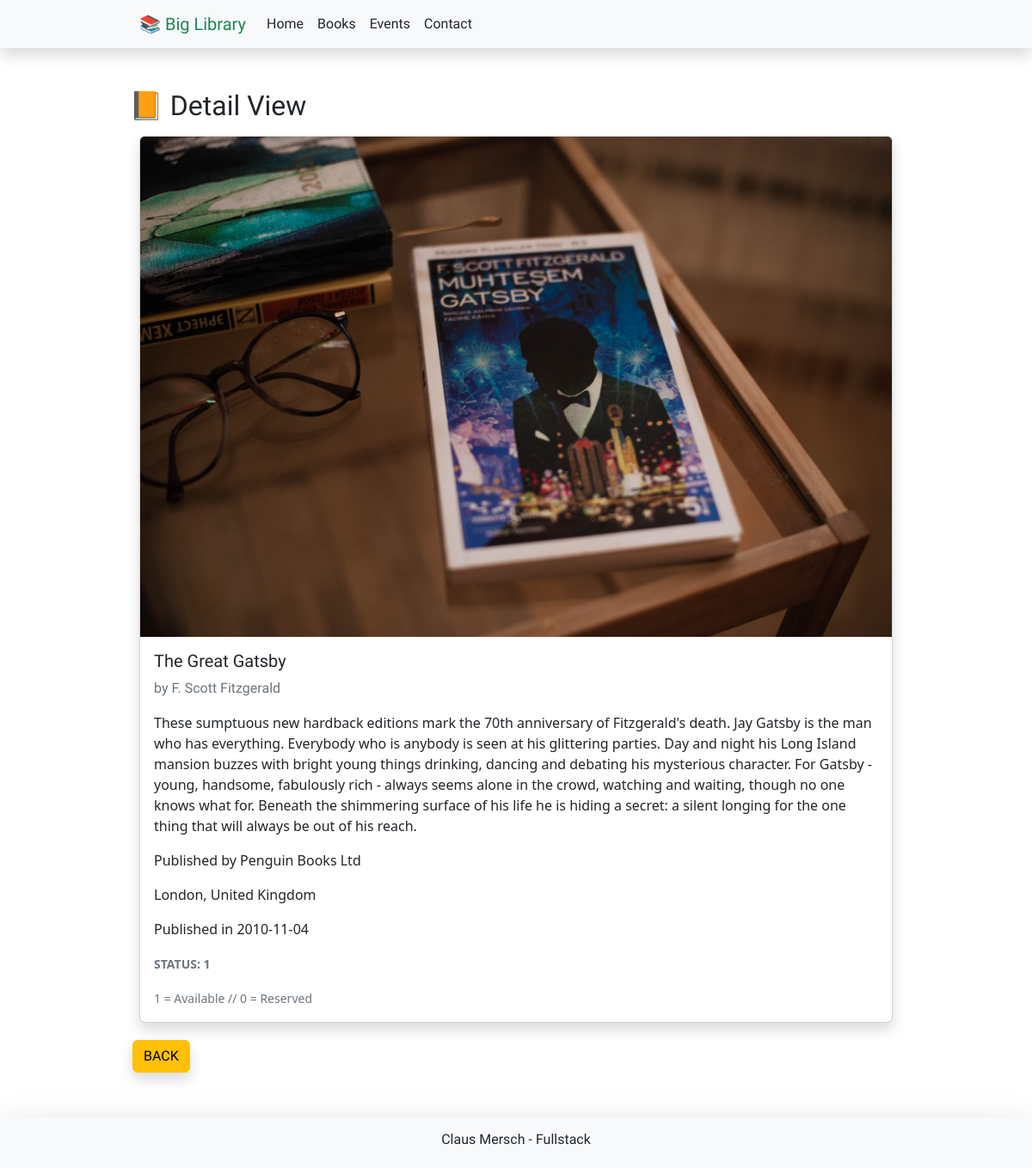
Page /details.php?id=1 on the committed database.
### tables this page shows
CREATE TABLE `data` (
  `id` int(11) NOT NULL,
  `title` varchar(50) NOT NULL,
  `ISBN` varchar(15) NOT NULL,
  `type` varchar(4) NOT NULL,
  `image` varchar(40) NOT NULL,
  `author_first_name` varchar(30) NOT NULL,
  `author_last_name` varchar(30) NOT NULL,
  `publisher_name` varchar(30) NOT NULL,
  `publisher_address` varchar(50) NOT NULL,
  `publish_date` date NOT NULL,
  `short_description` varchar(600) NOT NULL,
  `available` tinyint(1) NOT NULL DEFAULT 1
);

### details.php (the view, shortened to what this page needs)
<?php
require_once 'actions/db_connect.php';
$sql = "SELECT * from data WHERE id=" . $_GET["id"];
$result = mysqli_query($connect, $sql);
$tbody = '';
if (mysqli_num_rows($result)  > 0) {
    while ($row = mysqli_fetch_array($result, MYSQLI_ASSOC)) {
        $tbody .= "
      <div class='card mb-3 shadow'>
        <img src='pictures/{$row['image']}' class='card-img-top' alt='...'>
        <div class='card-body'>
            <h5 class='card-title edu'>{$row['title']}</h5>
            <p class='text-muted edu'>by {$row['author_first_name']}  {$row['author_last_name']} </p>
            <p class='card-text'>{$row['short_description']}</p>
            <p class='card-text'>Published by {$row['publisher_name']}</p>
            <p class='card-text'>{$row['publisher_address']}</p>
            <p class='card-text'>Published in {$row['publish_date']}</p>
            <p class='card-text'><small class='text-muted'><b>STATUS: {$row['available']}</b></small></p>
            <p class='card-text'><small class='text-muted'>1 = Available // 0 = Reserved</small></p>
        </div>
      </div>";
    };
} else {
    $tbody =  "<tr><td colspan='5'><center>No Data Available </center></td></tr>";
}
?>
<!DOCTYPE html>
<html lang="en">
<head>
    <?php require_once 'components/boot.php' ?>
    <link rel="stylesheet" href="style/style.css">
</head>
<nav class="navbar navbar-expand-lg bg-light mb-5 shadow">
    <div class="container-fluid w-75">
        <a class="navbar-brand text-success edu" href="index.php">📚 Big Library</a>
        <div class="collapse navbar-collapse" id="navbarNavAltMarkup">
            <div class="navbar-nav">
                <a class="nav-link edu text-dark active" aria-current="page" href="index.php">Home</a>
                <a class="nav-link edu text-dark" href="index.php#">Books</a>
                <a class="nav-link edu text-dark" href="#">Events</a>
                <a class="nav-link edu text-dark" href="#">Contact</a>
            </div>
        </div>
    </div>
</nav>
<body>
    <div class="manageProduct w-75 mt-3 mb-5">
        <p class='h2 edu mb-3'>📙 Detail View</p>
        <div class="container">
            <?= $tbody; ?>
        </div>
        <div class='mb-3'>
        <a href="index.php"><button class="btn btn-warning shadow m-1 edu" type="button">BACK</button></a>
        </div>
    </div>
</body>
<footer class="bg-light shadow-lg p-3 mt-5">
    <div class="container-fluid w-75 text-center">
        <h6 class="edu text-center text-dark">Claus Mersch - Fullstack</h6>
    </div>
</footer>
</html>

### components/boot.php (shortened to what this page needs)
<link href="https://cdn.jsdelivr.net/npm/bootstrap@5.2.0-beta1/dist/css/bootstrap.min.css" rel="stylesheet">

### style/style.css (style rules this page uses)
.manageProduct { margin: auto; }
.edu { font-family: 'Edu NSW ACT Foundation', cursive; }

### rows in the picture
data: image (picture), title "The Great Gatsby", author_first_name "F. Scott", author_last_name "Fitzgerald", short_description "These sumptuous new hardback editions mark the 70th anniversary of Fitzgerald's death. Jay Gatsby is the man who has everything. Everybody who is anybody is seen at his glittering parties. Day and night his Long Island mansion buzzes with bright young things drinking, dancing and debating his mysterious character. For Gatsby - young, handsome, fabulously rich - always seems alone in the crowd, watching and waiting, though no one knows what for. Beneath the shimmering surface of his life he is hiding a secret: a silent longing for the one thing that will always be out of his reach.", publisher_name "Penguin Books Ltd", publisher_address "London, United Kingdom", publish_date "2010-11-04", available "1"
